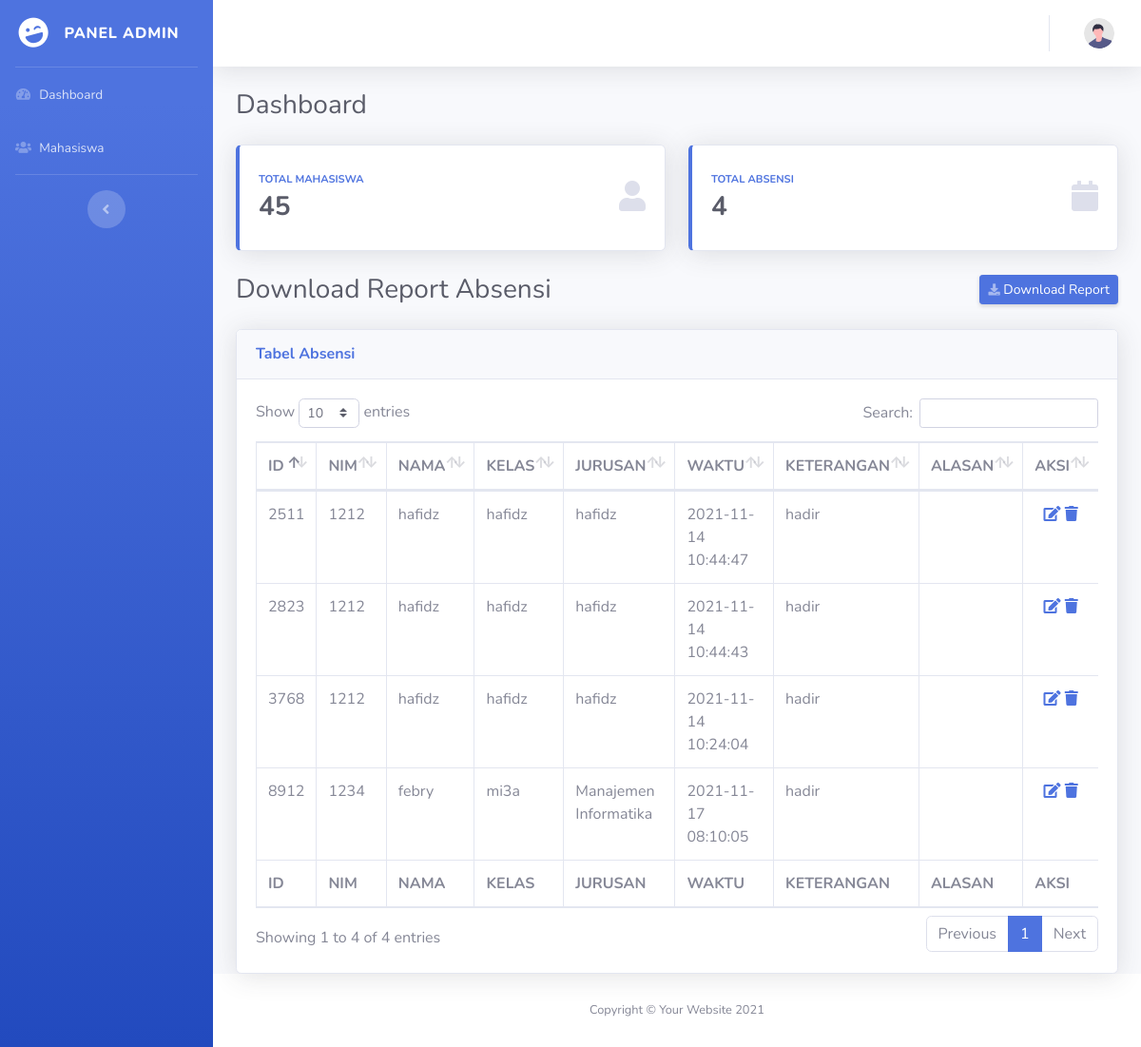
/admin_index.php, run on an earlier commit of the app's database.
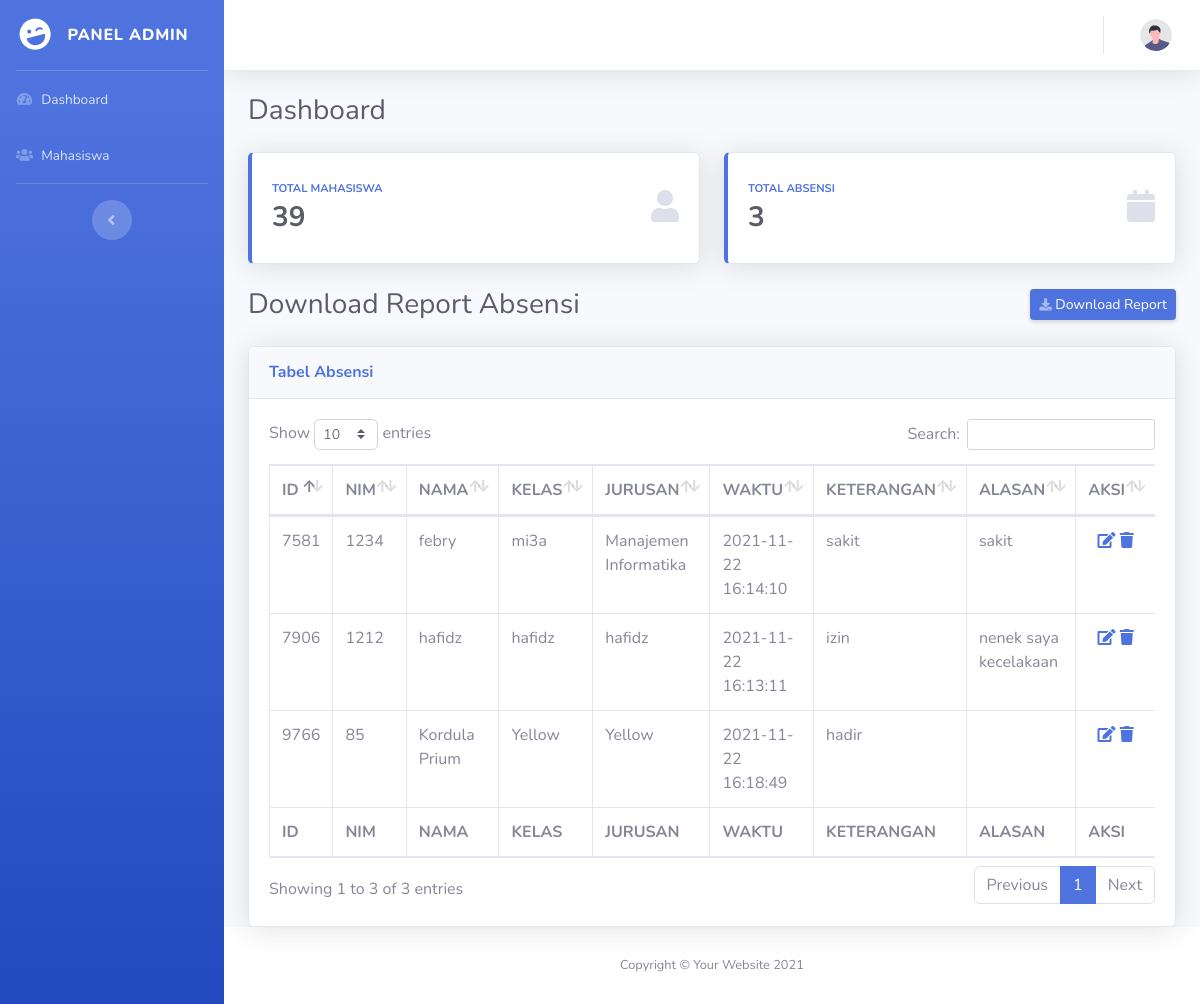
And on a later commit of the database.
### tables this page shows
CREATE TABLE `absensi` (
  `id` int NOT NULL,
  `nim` int NOT NULL,
  `nama_mahasiswa` varchar(100) NOT NULL,
  `kelas` varchar(100) NOT NULL,
  `program_studi` varchar(100) NOT NULL,
  `waktu` timestamp NOT NULL,
  `keterangan` varchar(100) NOT NULL,
  `alasan` text
);

### admin_home.php (the view, shortened to what this page needs)
<div class="d-sm-flex align-items-center justify-content-between mb-4">
    <h1 class="h3 mb-0 text-gray-800">Dashboard</h1>
</div>
<div class="row">
    <div class="col-xl-6 col-md-6 mb-4">
        <div class="card border-left-primary shadow h-100 py-2">
            <div class="card-body">
                <div class="row no-gutters align-items-center">
                    <div class="col mr-2">
                        <div class="text-xs font-weight-bold text-primary text-uppercase mb-1">
                            Total Mahasiswa</div>
                        <div class="h3 mb-0 font-weight-bold text-gray-800">
                            <?php
                            foreach ($koneksi->query('SELECT COUNT(*) FROM mahasiswa') as $row) {
                                echo $row['COUNT(*)'];
                            }
                            ?>
                        </div>
                    </div>
                    <div class="col-auto">
                        <i class="fas fa-user fa-2x text-gray-300"></i>
                    </div>
                </div>
            </div>
        </div>
    </div>
    <div class="col-xl-6 col-md-6 mb-4">
        <div class="card border-left-primary shadow h-100 py-2">
            <div class="card-body">
                <div class="row no-gutters align-items-center">
                    <div class="col mr-2">
                        <div class="text-xs font-weight-bold text-primary text-uppercase mb-1">
                            Total Absensi</div>
                        <div class="h3 mb-0 font-weight-bold text-gray-800"><?php
                                                                            foreach ($koneksi->query('SELECT COUNT(*) FROM absensi') as $row) {
                                                                                echo $row['COUNT(*)'];
                                                                            }
                                                                            ?></div>
                    </div>
                    <div class="col-auto">
                        <i class="fas fa-calendar fa-2x text-gray-300"></i>
                    </div>
                </div>
            </div>
        </div>
    </div>
</div>
<div class="d-sm-flex align-items-center justify-content-between mb-4">
    <h1 class="h3 mb-0 text-gray-800">Download Report Absensi</h1>
    <a href="export_excel.php" class="d-none d-sm-inline-block btn btn-sm btn-primary shadow-sm"><i class="fas fa-download fa-sm text-white-50"></i> Download Report</a>
</div>
<div class="card shadow ">
    <div class="card-header py-3">
        <h6 class="m-0 font-weight-bold text-primary">Tabel Absensi</h6>
    </div>
    <div class="card-body">
        <div class="table-responsive">
            <table class="table table-bordered" id="dataTable" width="100%" cellspacing="0">
                <thead>
                    <tr>
                        <th>ID</th>
                        <th>NIM</th>
                        <th>NAMA</th>
                        <th>KELAS</th>
                        <th>JURUSAN</th>
                        <th>WAKTU</th>
                        <th>KETERANGAN</th>
                        <th>ALASAN</th>
                        <th>AKSI</th>
                    </tr>
                </thead>
                <tfoot>
                    <tr>
                        <th>ID</th>
                        <th>NIM</th>
                        <th>NAMA</th>
                        <th>KELAS</th>
                        <th>JURUSAN</th>
                        <th>WAKTU</th>
                        <th>KETERANGAN</th>
                        <th>ALASAN</th>
                        <th>AKSI</th>
                    </tr>
                </tfoot>
                <tbody>
                    <tr>
                        <?php
                        foreach ($koneksi->query('SELECT * FROM absensi') as $row) {
                        ?>
                            <td><?php echo $row['id']; ?></td>
                            <td><?php echo $row['nim']; ?></td>
                            <td><?php echo $row['nama_mahasiswa']; ?></td>
                            <td><?php echo $row['kelas']; ?></td>
                            <td><?php echo $row['program_studi']; ?></td>
                            <td><?php echo $row['waktu']; ?></td>
                            <td><?php echo $row['keterangan']; ?></td>
                            <td><?php echo $row['alasan']; ?></td>
                            <td style="text-align: center;">
                                <a href="admin_index.php?page=admin_edit_absensi&id=<?php echo $row['id'] ?>"><i class="fas fa-edit"></i></a>
                                <a href="admin_delete_absensi.php?id=<?php echo $row['id'] ?>"><i class="fas fa-trash"></i></a>
                            </td>
                            </tr>
                        <?php
                        }
                        ?>
                </tbody>
            </table>
        </div>
    </div>
</div>

### admin_index.php (shortened to what this page needs)
<?php
require_once 'koneksi.php';
$minta   = $_GET['page'];
$berikan = $minta . ".php";
?>
<!DOCTYPE html>
<html lang="en">
<head>
    <link href="vendor/fontawesome-free/css/all.min.css" rel="stylesheet" type="text/css">
    <link href="css/sb-admin-2.min.css" rel="stylesheet">
    <link href="vendor/datatables/dataTables.bootstrap4.min.css" rel="stylesheet">
</head>
<body id="page-top">
    <div id="wrapper">
        <ul class="navbar-nav bg-gradient-primary sidebar sidebar-dark accordion" id="accordionSidebar">
            <a class="sidebar-brand d-flex align-items-center justify-content-center" href="#">
                <div class="sidebar-brand-icon rotate-n-15">
                    <i class="fas fa-laugh-wink"></i>
                </div>
                <div class="sidebar-brand-text mx-3">Panel Admin </div>
            </a>
            <hr class="sidebar-divider my-0">
                <li class="nav-item">
                    <a class="nav-link" href="?page=admin_home">
                        <i class="fas fa-fw fa-tachometer-alt"></i>
                        <span>Dashboard</span></a>
                </li>
                <li class="nav-item">
                    <a class="nav-link" href="?page=admin_mahasiswa">
                        <i class="fas fa-users fa-chart-area"></i>
                        <span>Mahasiswa</span></a>
                </li>
            <hr class="sidebar-divider d-none d-md-block">
            <div class="text-center d-none d-md-inline">
                <button class="rounded-circle border-0" id="sidebarToggle"></button>
            </div>
        </ul>
        <div id="content-wrapper" class="d-flex flex-column">
            <div id="content">
                <nav class="navbar navbar-expand navbar-light bg-white topbar mb-4 static-top shadow">
                    <ul class="navbar-nav ml-auto">
                        <li class="nav-item dropdown no-arrow">
                            <a class="nav-link dropdown-toggle" href="#" id="userDropdown" role="button" data-toggle="dropdown" aria-haspopup="true" aria-expanded="false">
                                <img class="img-profile rounded-circle" src="img/undraw_profile.svg">
                            </a>
                        </li>
                    </ul>
                </nav>
                <div class="container-fluid">
                    <?php
if (!empty($minta) && is_file($berikan)) {
    require_once $berikan;
} else {
    require_once 'admin_home.php';
}
?>
                </div>
                <footer class="sticky-footer bg-white">
                    <div class="container my-auto">
                        <div class="copyright text-center my-auto">
                            <span>Copyright &copy; Your Website 2021</span>
                        </div>
                    </div>
                </footer>
            </div>
        </div>
</body>
</html>

What changed in the data, as far as the page shows it:
removed absensi: id "2511", nim "1212", nama_mahasiswa "hafidz", kelas "hafidz", program_studi "hafidz", waktu "2021-11-14 10:44:47", keterangan "hadir"
removed absensi: id "2823", nim "1212", nama_mahasiswa "hafidz", kelas "hafidz", program_studi "hafidz", waktu "2021-11-14 10:44:43", keterangan "hadir"
removed absensi: id "3768", nim "1212", nama_mahasiswa "hafidz", kelas "hafidz", program_studi "hafidz", waktu "2021-11-14 10:24:04", keterangan "hadir"
removed absensi: id "8912", nim "1234", nama_mahasiswa "febry", kelas "mi3a", program_studi "Manajemen Informatika", waktu "2021-11-17 08:10:05", keterangan "hadir"
added absensi: id "7581", nim "1234", nama_mahasiswa "febry", kelas "mi3a", program_studi "Manajemen Informatika", waktu "2021-11-22 16:14:10", keterangan "sakit", alasan "sakit"
added absensi: id "7906", nim "1212", nama_mahasiswa "hafidz", kelas "hafidz", program_studi "hafidz", waktu "2021-11-22 16:13:11", keterangan "izin", alasan "nenek saya kecelakaan"
added absensi: id "9766", nim "85", nama_mahasiswa "Kordula Prium", kelas "Yellow", program_studi "Yellow", waktu "2021-11-22 16:18:49", keterangan "hadir"
Also different on the page:
text written by a page script: "Show entries Search: Showing 1 to 4 of 4 entries Previous 1 Next" → "Show entries Search: Showing 1 to 3 of 3 entries Previous 1 Next"
new list line: "39"
new list line: "3"
list line gone: "45"
list line gone: "4"
